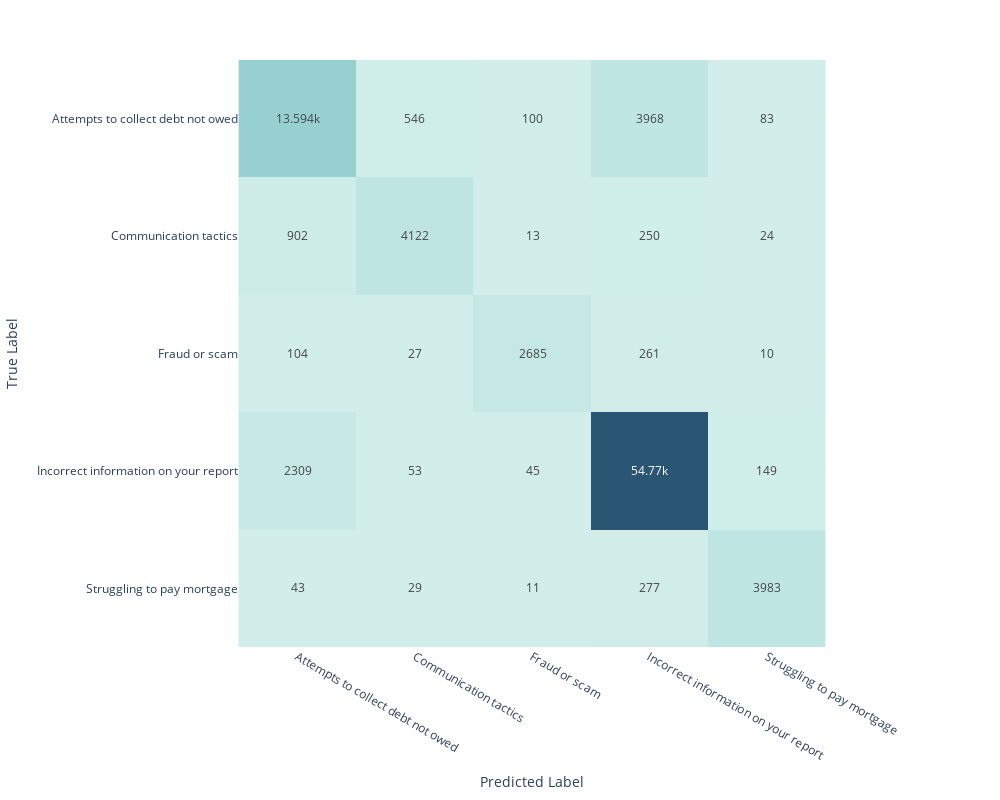

Source (notebook cell):
### Code cell
fig = px.imshow(confusion_matrix(y_test, y_pred),
                width=1000,
                height=800,
                text_auto=True,
                labels=dict(x="Predicted Label",
                            y="True Label"),
                            x=tuple(complaints_dict.keys()),
                            y=tuple(complaints_dict.keys()),
                            color_continuous_scale='Teal'
                            )

fig.update(layout_coloraxis_showscale=False)
#fig.update_layout(zaxis = dict(tickformat = "digits"))
fig.show()

#fig.write_html('confusion_matrix.html')

### Figure 1 — Plotly figure (JSON) as saved in the notebook; plotly's stock layout.template omitted (floating-point values rounded to 4 significant figures)
{"data": [{"coloraxis": "coloraxis", "hovertemplate": "Predicted Label: %{x}<br>True Label: %{y}<br>color: %{z}<extra></extra>", "name": "0", "texttemplate": "%{z}", "type": "heatmap", "x": ["Attempts to collect debt not owed", "Communication tactics", "Fraud or scam", "Incorrect information on your report", "Struggling to pay mortgage"], "xaxis": "x", "y": ["Attempts to collect debt not owed", "Communication tactics", "Fraud or scam", "Incorrect information on your report", "Struggling to pay mortgage"], "yaxis": "y", "z": [[13594, 546, 100, 3968, 83], [902, 4122, 13, 250, 24], [104, 27, 2685, 261, 10], [2309, 53, 45, 54770, 149], [43, 29, 11, 277, 3983]]}], "layout": {"coloraxis": {"colorscale": [[0, "rgb(209, 238, 234)"], [0.1667, "rgb(168, 219, 217)"], [0.3333, "rgb(133, 196, 201)"], [0.5, "rgb(104, 171, 184)"], [0.6667, "rgb(79, 144, 166)"], [0.8333, "rgb(59, 115, 143)"], [1, "rgb(42, 86, 116)"]], "showscale": false}, "height": 800, "margin": {"t": 60}, "width": 1000, "xaxis": {"anchor": "y", "constrain": "domain", "domain": [0, 1], "scaleanchor": "y", "title": {"text": "Predicted Label"}}, "yaxis": {"anchor": "x", "autorange": "reversed", "constrain": "domain", "domain": [0, 1], "title": {"text": "True Label"}}}}
